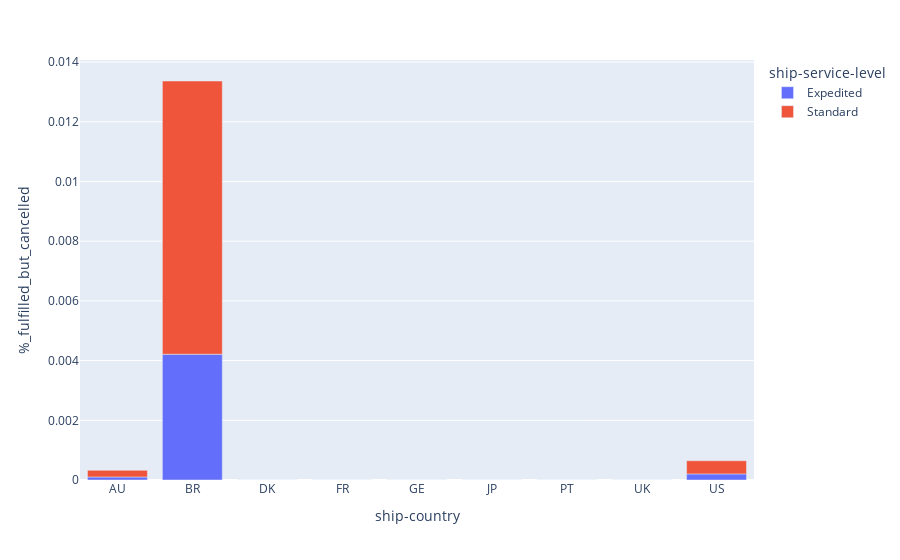

Notebook code for this chart:
### Code cell
fig = px.bar(deliveries, 
             x="ship-country", 
             y="%_fulfilled_but_cancelled", 
             color="ship-service-level", 
             title=""
)
fig.show()

### Figure 1 — Plotly figure (JSON) as saved in the notebook; plotly's stock layout.template omitted (floating-point values rounded to 4 significant figures)
{"data": [{"alignmentgroup": "True", "hovertemplate": "ship-service-level=Expedited<br>ship-country=%{x}<br>%_fulfilled_but_cancelled=%{y}<extra></extra>", "legendgroup": "Expedited", "marker": {"color": "#636efa", "pattern": {"shape": ""}}, "name": "Expedited", "offsetgroup": "Expedited", "orientation": "v", "showlegend": true, "textposition": "auto", "type": "bar", "x": ["AU", "BR", "DK", "FR", "GE", "JP", "PT", "UK", "US"], "xaxis": "x", "y": [0.0001016, 0.004213, 0, 0, 0, 0, 0, 0, 0.0002045], "yaxis": "y"}, {"alignmentgroup": "True", "hovertemplate": "ship-service-level=Standard<br>ship-country=%{x}<br>%_fulfilled_but_cancelled=%{y}<extra></extra>", "legendgroup": "Standard", "marker": {"color": "#EF553B", "pattern": {"shape": ""}}, "name": "Standard", "offsetgroup": "Standard", "orientation": "v", "showlegend": true, "textposition": "auto", "type": "bar", "x": ["AU", "BR", "DK", "FR", "GE", "JP", "PT", "UK", "US"], "xaxis": "x", "y": [0.0002233, 0.009153, 0, 0, 0, 0, 0, 0, 0.00044], "yaxis": "y"}], "layout": {"barmode": "relative", "legend": {"title": {"text": "ship-service-level"}, "tracegroupgap": 0}, "margin": {"t": 60}, "xaxis": {"anchor": "y", "domain": [0, 1], "title": {"text": "ship-country"}}, "yaxis": {"anchor": "x", "domain": [0, 1], "title": {"text": "%_fulfilled_but_cancelled"}}}}
